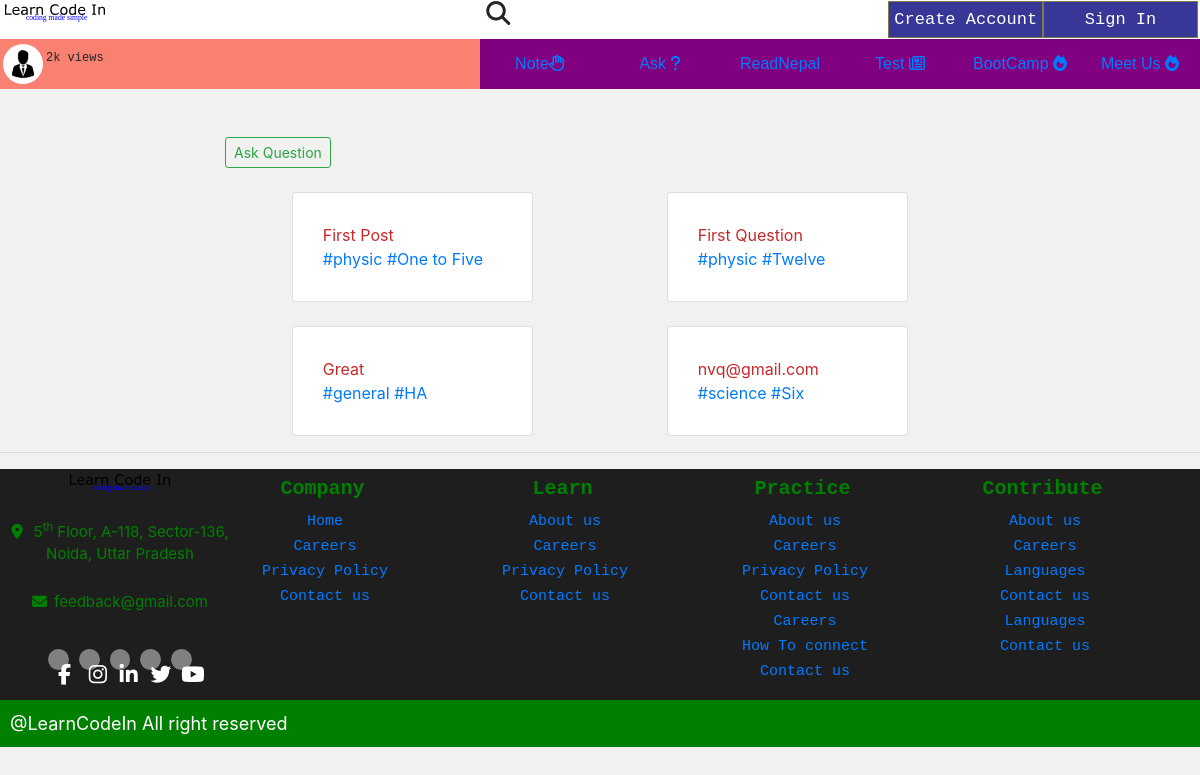
Before: /ask/questions/ with the older database file.
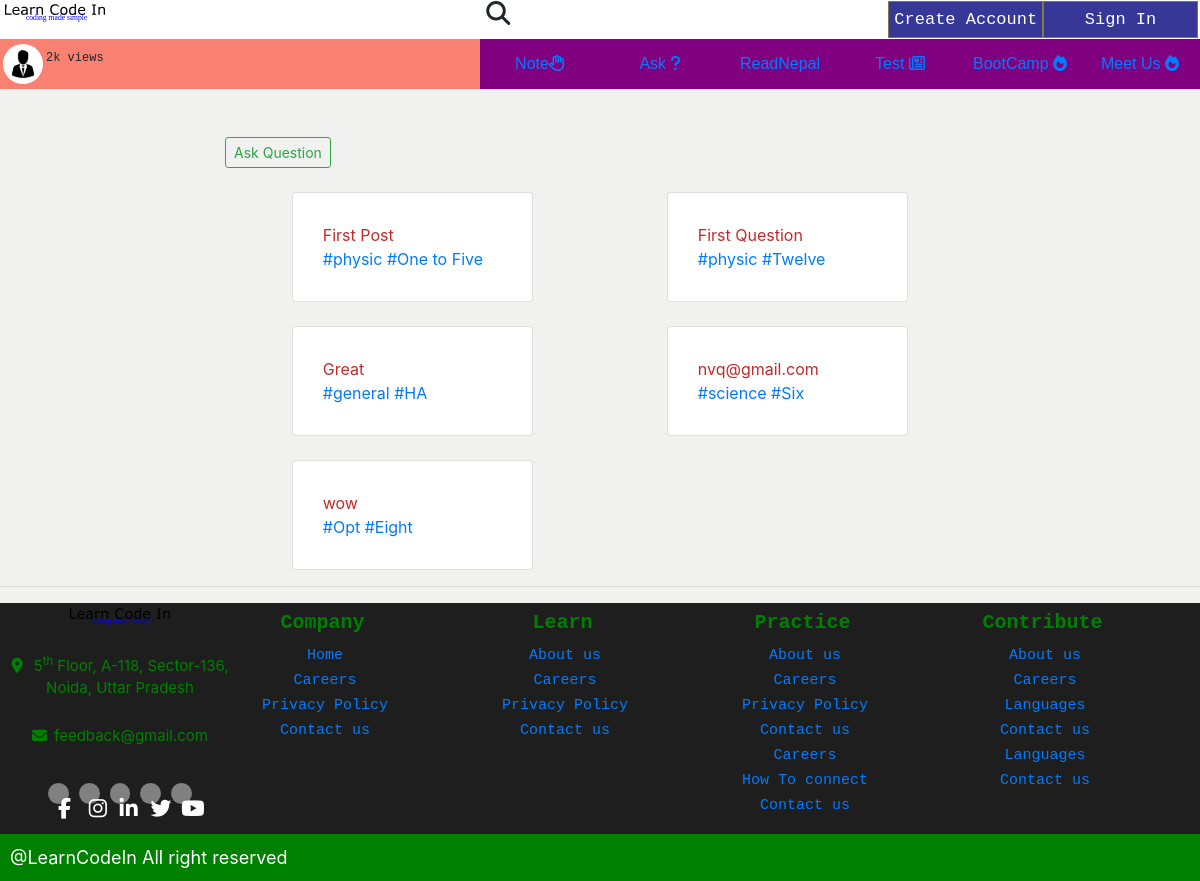
After: the same page with the newer database file.
### discussion/models.py (models this page shows, shortened)
class Discussion(models.Model):
    grade_choices = (
        ('One to Five', 'One to Five'),
        ('Six', 'Six'),
        ('Seven', 'Seven'),
        ('Eight', 'Eight'),
        ('Nine', 'Nine'),
        ('Ten', 'Ten'),
        ('Eleven', 'Eleven'),
        ('Twelve', 'Twelve'),
        ('HA', 'Health Assitant'),
        ('Staff Nurse', 'Staff Nurse'),
        ('Diploma in Agriculture', 'Diploma in Agriculture'),
        ('Diploma in Engineering', 'Diploma in Engineering'),
        ('Bachelor in CSIT', 'Bachelor in CSIT'),
        ('BSC Nursing', 'BSC Nursing'),
        ('Bachelor in Education', 'Bachelor in Education'),
        ('Bachelor in Engineering', 'Bachelor in Engineering'),
        ('BBS', 'BBS'),
        ('BBA', 'BBA'),
        ('MBBS', 'MBBS'),
        ('General', 'General'),
    )
    subject_choices = (
        ('physic', 'Physic'),
        ('chemistry', 'Chemistry'),
        ('botany', 'Botany'),
        ('zoology', 'Zoology'),
        ('math', 'Math'),
        ('english', 'English'),
        ('nepali', 'Nepali'),
        ('science', 'science'),
        ('social', 'Social'),
        ('eph', 'Environement,Population and Health'),
        ('Opt', 'Optional Math'),
        ('cs', 'Computer Science'),
        ('account', 'Account'),
        ('business', 'Business'),
        ('marketing', 'Marketing'),
        ('general', 'General'),
    )
    title = models.CharField(max_length=500, blank=False, verbose_name='Title')
    slug = models.SlugField(verbose_name='Slug Fields', max_length=550)
    grade = models.CharField(max_length=100, verbose_name='Class', blank=False, choices=grade_choices)
    subject = models.CharField(max_length=100, verbose_name='Subject', blank=False, choices=subject_choices)
    detail = models.TextField(blank=False)
    views = models.PositiveIntegerField(default=0)
    answered_status = models.BooleanField(default=False, verbose_name='Is your question answered')
    askedby = models.ForeignKey(User, on_delete=models.CASCADE, related_name='user_questions')
    time = models.DateTimeField(auto_now_add=True)
    pinned = models.BooleanField(verbose_name='Is discussion Pinned', default=False)

### discussion/views.py (the view)
# urls.py: path('questions/', views.questionlist, name='allquestions'),
def questionlist(request):
    questions = Discussion.objects.all()
    return render(request, 'discussion/questionlist.html', {
        'questions': questions,
        'askform': AskForm(),
    })

### discussion/forms.py
class AskForm(ModelForm):
    class Meta:
        model = Discussion
        fields = [
            'title',
            'grade',
            'subject',
            'detail',
        ]
        widgets = {
            'detail': SummernoteWidget(),
        }

### templates/discussion/questionlist.html (shortened to what this page needs)
{% extends 'base.html' %}
{% load crispy_forms_tags %}
{% block body %}
<div class="container mt-5" style="max-width: 750px; background-color: ;">
    <div class="row">
        <form action="{% url 'askquestion' %}" method="GET">
            <input type="submit" class="btn btn-sm btn-outline-success" value="Ask Question">
        </form>
    </div>
    <div class="row">
        {% for question in questions %}
        <div class="col-12 col-sm-6 mt-4">
            <div class="card">
                <div class="card-body">
                    <a href="{% url 'questiondetail' question.id question.slug %}" style="color: #c52929;">
                        {{ question.title }}
                    </a>
                    <br>
                    <span style="color: #c52929;">
                        <a href="{% url 'searchSubjectDiscussion' question.subject %}">
                            #{{ question.subject }}
                        </a>
                    </span>
                    <span style="color: #c52929;">
                        <a href="{% url 'searchGradeDiscussion' question.grade %}">
                            #{{ question.grade }}
                        </a>
                    </span>
                </div>
            </div>
        </div>
        {% endfor %}
    </div>
</div>
{% endblock %}

Changed rows visible on the page:
added Discussion: title "wow", subject "Opt", grade "Eight"
